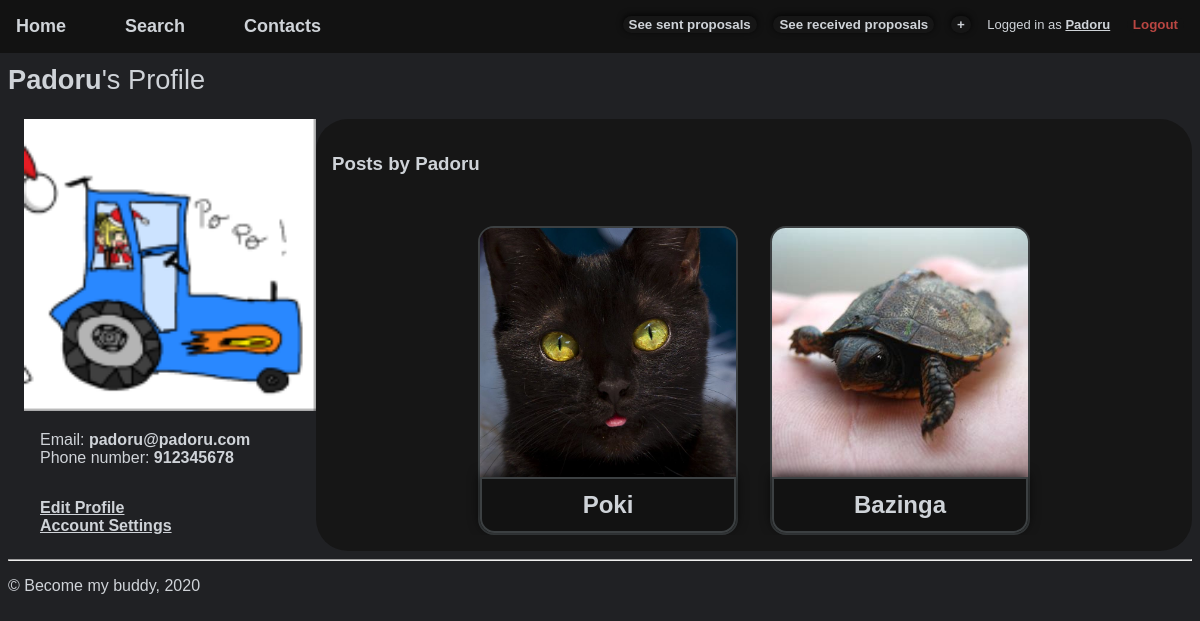
The page /pages/profile.php?username=Padoru (signed in) on the database its author committed.
### tables this page shows
CREATE TABLE User(
    id INTEGER PRIMARY KEY,
    username TEXT UNIQUE NOT NULL,
    password TEXT NOT NULL,
    email TEXT UNIQUE NOT NULL,
    mobile_number CHAR(9) UNIQUE NOT NULL,
    extension TEXT
);

### pages/profile.php (called while the page is built, shortened)
<?php
  require_once '../templates/common/tpl_header_noimg.php';
  require '../database/queries/db_user.php';
  require '../templates/tpl_profile.php';
  $username = $_GET['username'];
  $user_info = getUserInfo($username);
  $user_posts = getPostsByUser($username);
  drawProfile($user_info, $user_posts);
  require_once '../templates/common/tpl_footer.php';
?>

### database/queries/db_user.php (called while the page is built, shortened)
<?php
function getUserInfo($username)
{
    $user_id = getUserId($username)['id'];
    $db = Database::instance()->db();
    $stmt = $db->prepare(
        '
        SELECT id, username, email, mobile_number, extension
        FROM User
        WHERE User.id = ?'
    );
    $stmt->execute(array($user_id));
    $users = $stmt->fetchAll();
    if (count($users) > 0) { return $users[0];
    } else { return null;
    }
}
function getUserId($username)
{
    $db = Database::instance()->db();
    $stmt = $db->prepare(
        'SELECT id FROM User WHERE username LIKE ?'
    );
    $stmt->execute(array($username));
    return $stmt->fetch();
}
?>

### templates/tpl_profile.php (the view, shortened to what this page needs)
<?php
  require '../templates/tpl_list.php';
function drawProfile($user, $user_posts)
{
    $photo_path = "../static/users/" . $user['id'] . "." . $user['extension'];
    ?>
    <h2><b><?php echo $user['username'];?></b>&#39;s Profile</h2>
    <div id="profile">
        <div id="profile-pic">
          <img src="<?php echo $photo_path; ?>" alt="User Profile Picture">
        </div>
        <ul class="nobullets" id="profile-info">
            <li>Email: <b><?php echo $user['email']; ?></b></li>
            <li>Phone number: <b><?php echo $user['mobile_number']; ?></b></li>
        </ul>
        <?php if($user['username'] == $_SESSION['username']) { ?>
          <ul class="nobullets" id="profile-options">
            <li><a class="hoverable" href='../pages/edit_profile.php'>Edit Profile </a></li>
            <li><a class="hoverable" href='../pages/settings.php'>Account Settings</a></li>
          </ul>
        <?php  }?>
        <div id="profile-posts">
          <h3><b>Posts by <?php echo $user['username']?></b></h3>
        </div>
    </div>
    <?php
}
    ?>

### css/style.css (style rules this page uses)
:root { --fonts: helvetica, sans-serif; --background: #202124; --background-dark: #161616; --main: #cfd3d8; --green: #5d8d79; --red: #b94642; --darkGreen: #2f5e4a; --orange: #8d645d; --dark: #121212; --light: #3c4042; --button-corner-radius: 2em; --items-text-corner-radius: 0.6em; --comment-corner-radius: 0.6em; --petimage-corner-radius: 1em; --petimage-corner-radius-inner: 0.85em; --petimage-size: 16em; --petpost-img-size: 18em; }
body { font-family: var(--fonts); color: var(--main); background-color: var(--background); }
h2 { font-size: 1.7em; font-weight: normal; }
a { color: var(--main); font-weight: bold; }
.nobullets { list-style: none; margin: 0; padding: 0; }
#profile { margin-left: 1em; display: grid; grid-template-columns: 1fr 3fr; grid-template-areas: "pf-pic pf-posts" "pf-info pf-posts" "pf-options pf-posts"; }
#profile-pic { grid-area: pf-pic; }
#profile-pic img { width: 100%; max-width: 20em; height: auto; }
#profile-info { grid-area: pf-info; padding: 1em; }
#profile-options { grid-area: pf-options; padding: 1em; }
#profile-posts { grid-area: pf-posts; padding: 1em; background-color: var(--background-dark); border-radius: var(--button-corner-radius); }

### css/layout.css (style rules this page uses)
:root { --top-bar-height: 4em; --bottom-bar-height: 4em; --list_gap: 2em; --list_gap_inv: -2em; --list-height: 48em; }
body { margin-top: var(--top-bar-height); }

### css/responsive.css (style rules this page uses)
:root { --top-bar-height: 4em; }

### rows shown on the page
user: username "Padoru", email "padoru@padoru.com", mobile_number "912345678"

### other values the page prints
$_SESSION['username'] "Padoru"
$post['name'] "Poki"
$post['name'] "Bazinga"
